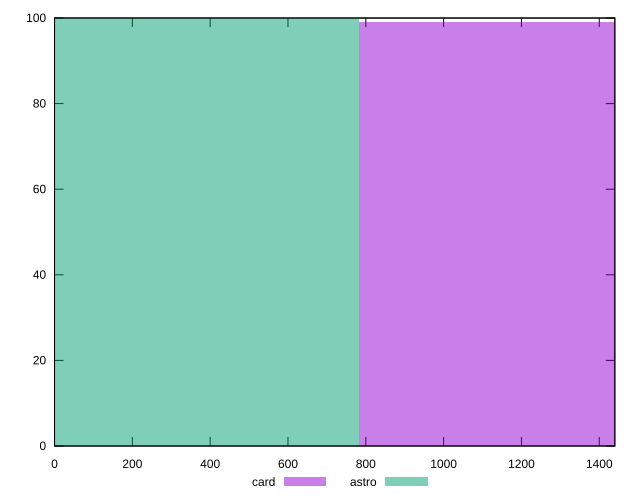

Reproduce this figure in gnuplot.
reset

$card <<EOF
1567.3875101021972 99
EOF

$astro <<EOF
0 100
EOF

set key outside below
set boxwidth 1567.3875101021972
set xrange [0:1440]
set yrange [0:100]
set trange [0:100]
set style fill transparent solid 0.5 noborder
set terminal svg size 640, 500 enhanced background rgb 'white'
set output "reports/report_00030_2021-02-24T20-42-31.540Z/uses-http2/comparison/histogram/2_vs_3.svg"

plot $card title "card" with boxes, \
     $astro title "astro" with boxes

reset
